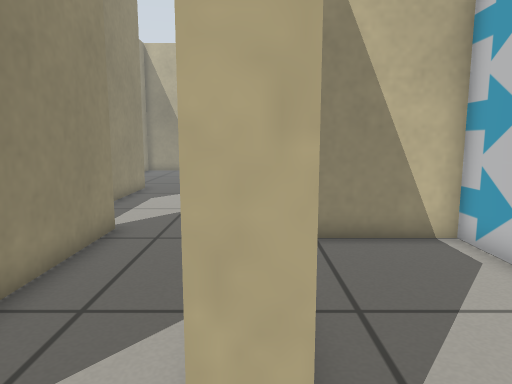
[1] (above)

16 first-person views from a walk through a Gazebo world. The camera is 0.61 m above the floor, tilts 8° down and sees 70° across. The floor is counted in squares, 0.25 m on a side. Each view is taken from the middle of a square. On the plan, view 1 faces up. The plan holds only what a view shows up to about 20 squares ahead; the rest is blank.

[2]
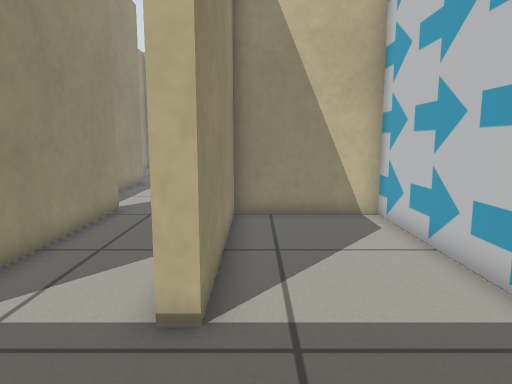

[3]
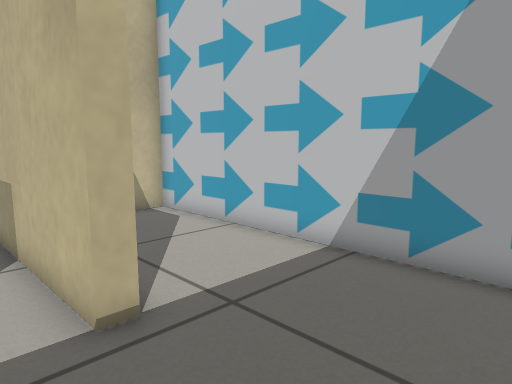

[4]
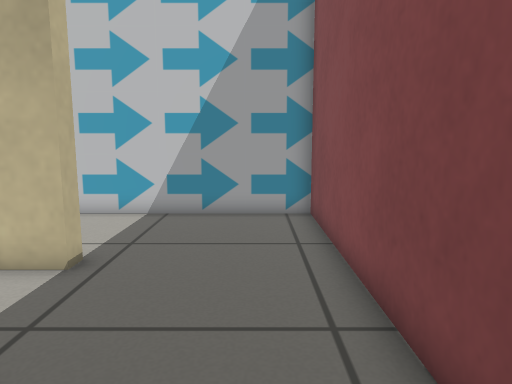

[5]
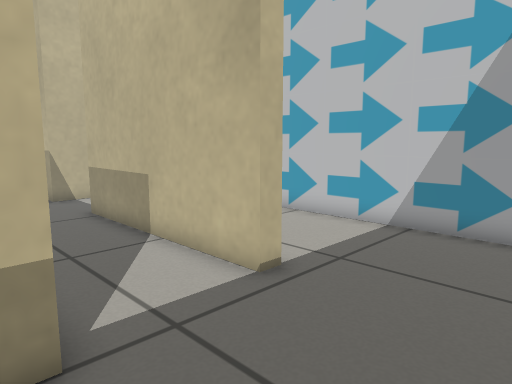

[6]
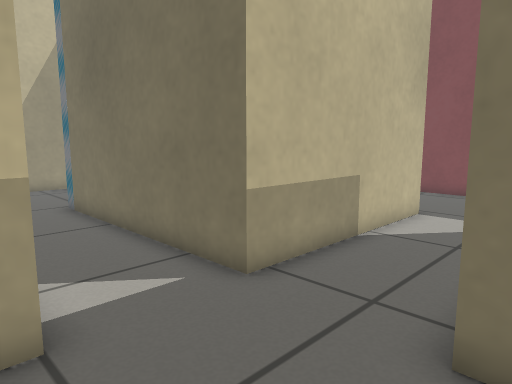

[7]
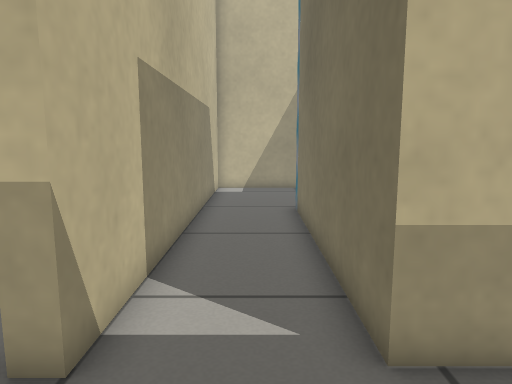

[8]
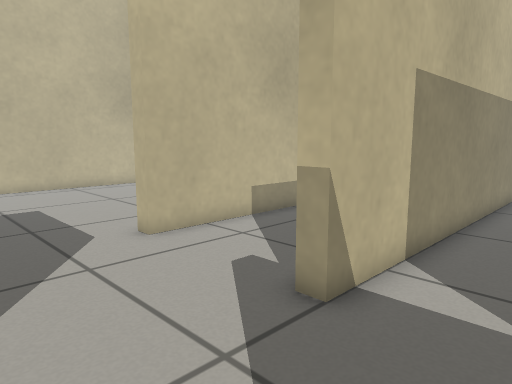

[9]
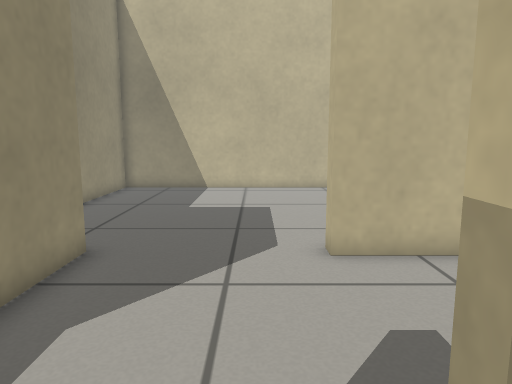

[10]
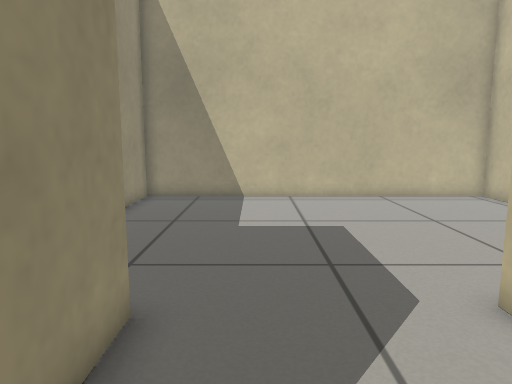

[11]
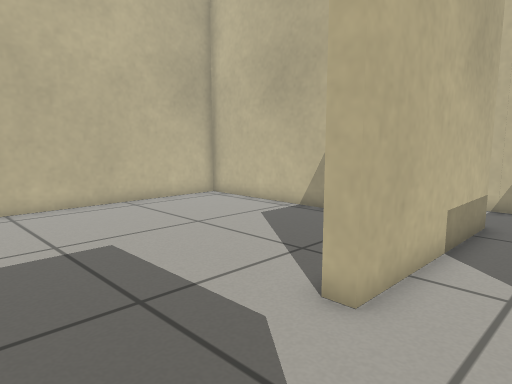

[12]
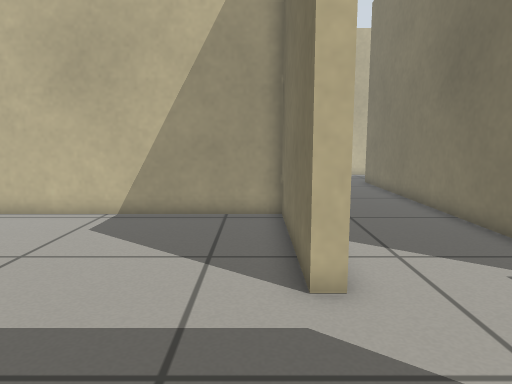

[13]
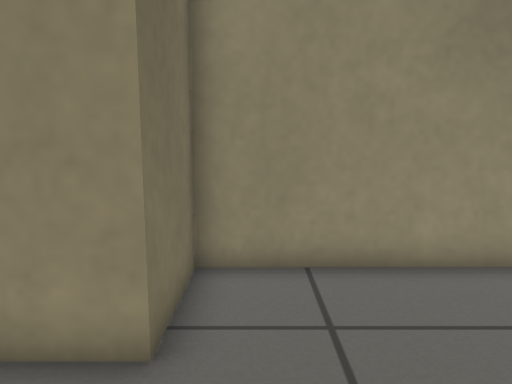

[14]
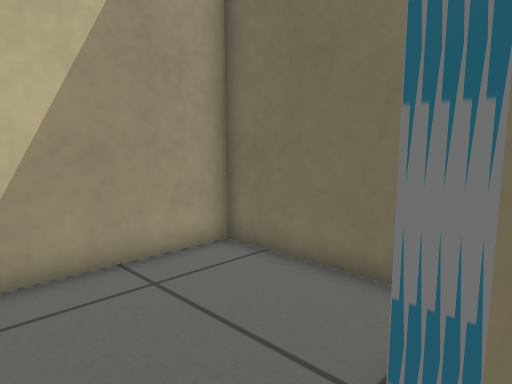

[15]
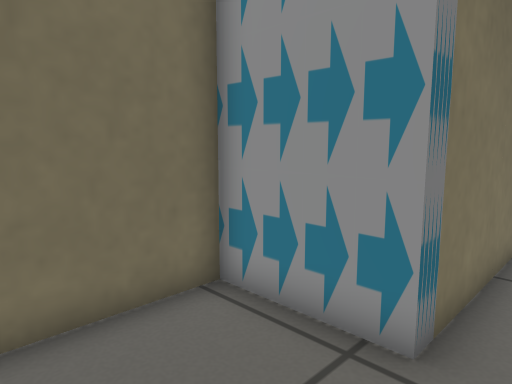

[16]
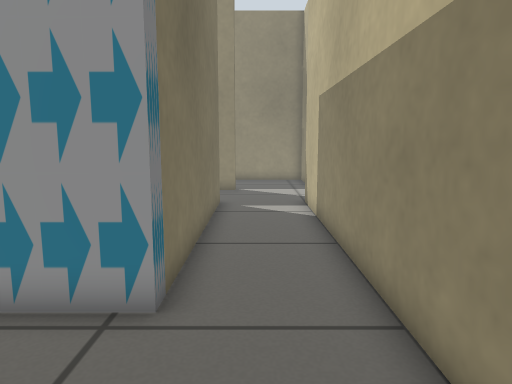

### Floor plan
Points are (right, up) in squares from view 1. A wall is a line through its corners. A room is listed if a view was taken in it or the views show most of it. See-through windows are left out.
Room 1 (views 1, 2)
walls: (-0.6, -3.8) (5.1, -3.8) (5.1, 9) (0.3, 9) (0.3, 1.6) (-0.3, 1.6)
ways out: opening at (0, -1) to room 2
Room 2 (views 3, 4, 5, 6, 7, 8, 9, 10, 11)
walls: (3, 13.6) (14.5, 13.6); (6.6, 18.5) (-0.3, 18.5); (-0.5, 13) (-0.5, 13.6); (9.5, 18.4) (9.5, 19.3); (-4.6, 10) (-3.9, 10) (-3.9, 3.8); (-5.8, 18.8) (-5.8, 14.5); (-0.3, 1.6) (-0.3, 9.6); (-3.9, 1) (-4.5, 1); (-4.6, -3.8) (-0.6, -3.8)
ways out: opening at (0, -1) to room 1; opening at (-3, 19) to room 3; opening at (0, 11) to room 4
Room 3 (views 12, 13)
walls: (-0.3, 18.5) (-0.3, 19.1) (6, 19.1) (6, 29.9) (-8.8, 29.9) (-8.8, 18.8) (-5.8, 18.8)
ways out: opening at (-3, 19) to room 2
Room 4 (views 14, 15, 16)
walls: (-0.3, 9.6) (9.1, 9.6) (9.1, 6.2) (14.9, 6.2) (14.9, 13) (-0.5, 13)
ways out: opening at (0, 11) to room 2

Positions as (right, up) in squares from view 1, and headings:
1: (0, 0), facing up
2: (1, -3), facing up
3: (-2, -3), facing up-right
4: (-7, -2), facing right
5: (-5, -3), facing up-right
6: (-5, 14), facing down-right
7: (-4, 11), facing right
8: (-5, 10), facing up-right
9: (-2, 11), facing up
10: (-4, 14), facing up
11: (-5, 16), facing up-right
12: (-6, 20), facing right
13: (-2, 20), facing left
14: (8, 12), facing down-right
15: (13, 11), facing down-left
16: (14, 11), facing left
